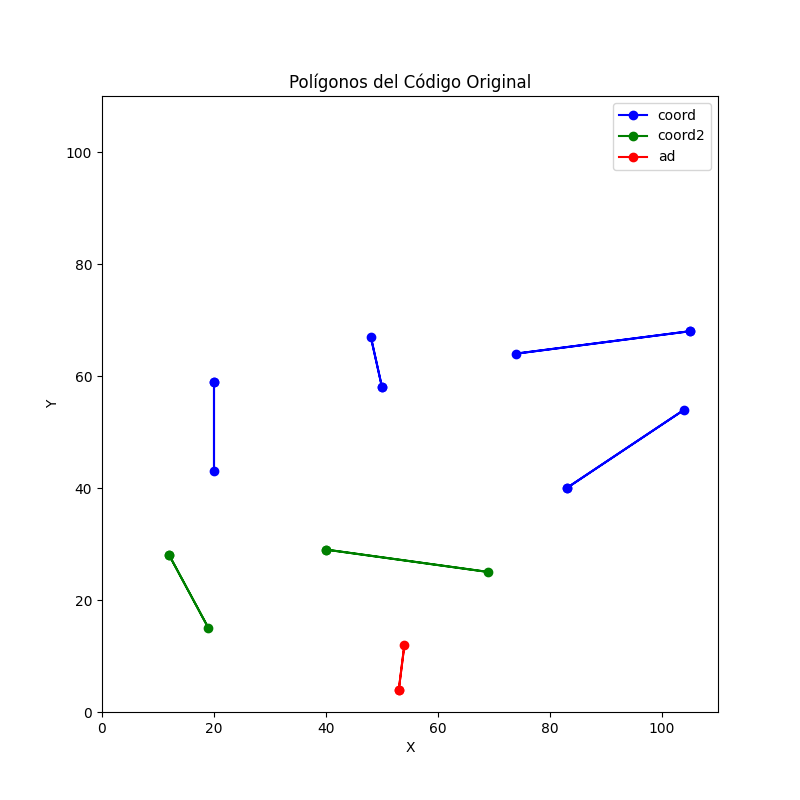

Here is the Python script that generated this plot:
import matplotlib.pyplot as plt

def plot_original_points():
    # Polígonos de coord
    coord_polygons = [
        [(20, 59), (20, 43)],
        [(50, 58), (48, 67)],
        [(105, 68), (74, 64)],
        [(83, 40), (104, 54)]
    ]
    # Polígonos de coord2
    coord2_polygons = [
        [(12, 28), (19, 15)],
        [(40, 29), (69, 25)]
    ]
    # Polígono adicional
    ad_polygon = [(53, 4), (54, 12)]

    fig, ax = plt.subplots(figsize=(8, 8))
    
    # Graficar polígonos de coord
    for poly in coord_polygons:
        x = [p[0] for p in poly] + [poly[0][0]]
        y = [p[1] for p in poly] + [poly[0][1]]
        ax.plot(x, y, 'bo-', label='coord' if 'coord' not in ax.get_legend_handles_labels()[1] else '')
    
    # Graficar polígonos de coord2
    for poly in coord2_polygons:
        x = [p[0] for p in poly] + [poly[0][0]]
        y = [p[1] for p in poly] + [poly[0][1]]
        ax.plot(x, y, 'go-', label='coord2' if 'coord2' not in ax.get_legend_handles_labels()[1] else '')
    
    # Graficar polígono adicional
    x = [p[0] for p in ad_polygon] + [ad_polygon[0][0]]
    y = [p[1] for p in ad_polygon] + [ad_polygon[0][1]]
    ax.plot(x, y, 'ro-', label='ad' if 'ad' not in ax.get_legend_handles_labels()[1] else '')
    
    ax.set_xlim(0, 110)
    ax.set_ylim(0, 110)
    ax.set_aspect('equal')
    ax.set_xlabel('X')
    ax.set_ylabel('Y')
    ax.set_title('Polígonos del Código Original')
    ax.legend()
    plt.savefig('plot_original_points.png')
    plt.close()

if __name__ == "__main__":
    plot_original_points()